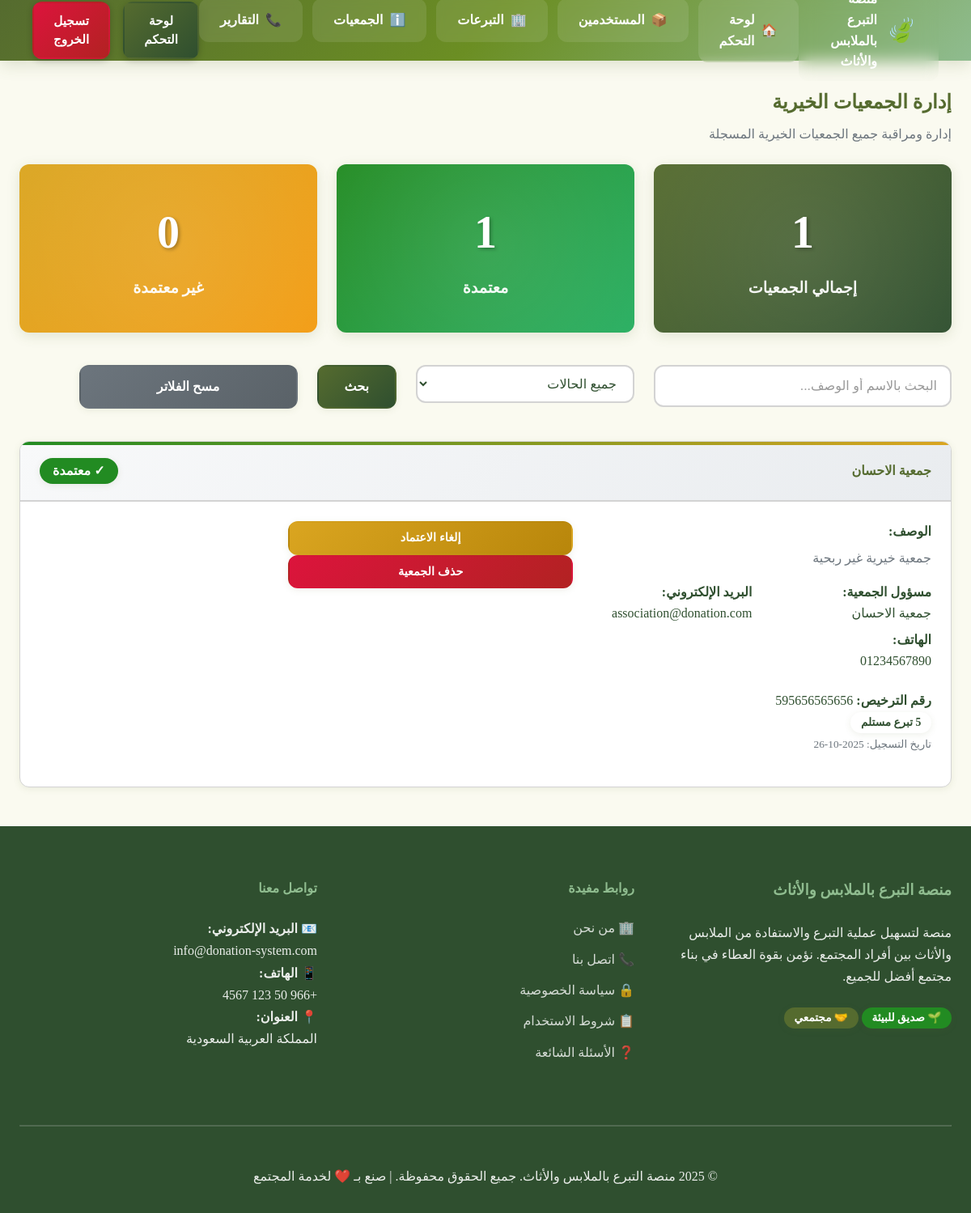
Page /admin-charities.php (signed in) on the committed database.
### tables this page shows
CREATE TABLE `charities` (
  `id` int NOT NULL,
  `user_id` int DEFAULT NULL,
  `charity_name` varchar(100) NOT NULL,
  `license_number` varchar(50) DEFAULT NULL,
  `description` text,
  `address` text,
  `phone` varchar(15) DEFAULT NULL,
  `email` varchar(100) DEFAULT NULL,
  `website` varchar(100) DEFAULT NULL,
  `logo` varchar(255) DEFAULT NULL,
  `verified` tinyint(1) DEFAULT '0',
  `created_at` timestamp NULL DEFAULT CURRENT_TIMESTAMP
);

CREATE TABLE `users` (
  `id` int NOT NULL,
  `username` varchar(50) NOT NULL,
  `email` varchar(100) NOT NULL,
  `password` varchar(255) NOT NULL,
  `full_name` varchar(100) NOT NULL,
  `phone` varchar(15) DEFAULT NULL,
  `address` text,
  `user_type` enum('donor','beneficiary','charity','admin') NOT NULL,
  `status` enum('active','inactive','pending') DEFAULT 'active',
  `created_at` timestamp NULL DEFAULT CURRENT_TIMESTAMP,
  `updated_at` timestamp NULL DEFAULT CURRENT_TIMESTAMP ON UPDATE CURRENT_TIMESTAMP
);

### config.php (called while the page is built, shortened)
<?php
class Database {
    private static $instance = null;
    private $connection;
    private function __construct() {
        try {
            $dsn = "mysql:host=" . DB_HOST . ";dbname=" . DB_NAME . ";charset=" . DB_CHARSET;
            $this->connection = new PDO($dsn, DB_USER, DB_PASS, [
                PDO::ATTR_ERRMODE => PDO::ERRMODE_EXCEPTION,
                PDO::ATTR_DEFAULT_FETCH_MODE => PDO::FETCH_ASSOC,
                PDO::ATTR_EMULATE_PREPARES => false
            ]);
        } catch (PDOException $e) {
            die("فشل الاتصال بقاعدة البيانات: " . $e->getMessage());
        }
    }
    public static function getInstance() {
        if (self::$instance === null) {
            self::$instance = new self();
        }
        return self::$instance;
    }
    public function prepare($sql) {
        return $this->connection->prepare($sql);
    }
}
function escape($string) {
    return htmlspecialchars($string, ENT_QUOTES, 'UTF-8');
}
?>

### admin-charities.php (the view, shortened to what this page needs)
<?php
require_once 'config.php';
$db = Database::getInstance();
$search = $_GET['search'] ?? '';
$page = max(1, (int)($_GET['page'] ?? 1));
$limit = 15;
$offset = ($page - 1) * $limit;
$whereConditions = [];
$params = [];
$whereClause = !empty($whereConditions) ? 'WHERE ' . implode(' AND ', $whereConditions) : '';
$sql = "
    SELECT c.*, u.full_name, u.email, u.phone, u.created_at as user_created_at,
           (SELECT COUNT(*) FROM donations WHERE charity_id = c.id) as donations_count
    FROM charities c
    JOIN users u ON c.user_id = u.id
    $whereClause
    ORDER BY c.created_at DESC
    LIMIT $limit OFFSET $offset
";
$stmt = $db->prepare($sql);
$stmt->execute($params);
$charities = $stmt->fetchAll();
$statsStmt = $db->prepare("
    SELECT
        COUNT(*) as total_charities,
        COUNT(CASE WHEN verified = 1 THEN 1 END) as verified_charities,
        COUNT(CASE WHEN verified = 0 THEN 1 END) as unverified_charities
    FROM charities
");
$statsStmt->execute();
$stats = $statsStmt->fetch();
?>
<?php require_once 'includes/header.php'; ?>
    <section class="admin-charities" style="padding: 2rem 0; min-height: 70vh;">
        <div class="container">
            <div class="page-header mb-4">
                <h1 style="color: var(--primary-color); margin-bottom: 0.5rem;">إدارة الجمعيات الخيرية</h1>
                <p class="text-muted">إدارة ومراقبة جميع الجمعيات الخيرية المسجلة</p>
            </div>
            <div class="stats-grid mb-4">
                <div class="row">
                    <div class="col-4 col-sm-12 mb-3">
                        <div class="stats-card">
                            <div class="stats-number"><?php echo $stats['total_charities']; ?></div>
                            <div class="stats-label">إجمالي الجمعيات</div>
                        </div>
                    </div>
                    <div class="col-4 col-sm-12 mb-3">
                        <div class="stats-card" style="background: linear-gradient(135deg, var(--success-color), #27ae60);">
                            <div class="stats-number"><?php echo $stats['verified_charities']; ?></div>
                            <div class="stats-label">معتمدة</div>
                        </div>
                    </div>
                    <div class="col-4 col-sm-12 mb-3">
                        <div class="stats-card" style="background: linear-gradient(135deg, var(--warning-color), #f39c12);">
                            <div class="stats-number"><?php echo $stats['unverified_charities']; ?></div>
                            <div class="stats-label">غير معتمدة</div>
                        </div>
                    </div>
                </div>
            </div>
            <div class="search-filters mb-4">
                <form method="GET" class="row">
                    <div class="col-4 col-sm-12 mb-3">
                        <input type="text" name="search" class="form-control"
                               placeholder="البحث بالاسم أو الوصف..."
                               value="<?php echo escape($search); ?>">
                    </div>
                    <div class="col-3 col-sm-12 mb-3">
                        <select name="verified" class="form-control form-select">
                            <option value="">جميع الحالات</option>
                        </select>
                    </div>
                    <div class="col-2 col-sm-12 mb-3">
                        <button type="submit" class="btn btn-primary w-100">بحث</button>
                    </div>
                    <div class="col-3 col-sm-12 mb-3">
                        <a href="admin-charities.php" class="btn btn-secondary w-100">مسح الفلاتر</a>
                    </div>
                </form>
            </div>
            <?php if (!empty($charities)): ?>
                <div class="charities-list">
                    <?php foreach ($charities as $charity): ?>
                        <div class="card charity-card mb-3">
                            <div class="card-header d-flex justify-content-between align-items-center">
                                <h4 class="mb-0"><?php echo escape($charity['charity_name']); ?></h4>
                                <?php if ($charity['verified']): ?>
                                    <span class="badge badge-success" style="font-size: 1rem; padding: 0.5rem 1rem;">
                                        ✓ معتمدة
                                    </span>
                                <?php else: ?>
                                    <span class="badge badge-warning" style="font-size: 1rem; padding: 0.5rem 1rem;">
                                        ⏳ غير معتمدة
                                    </span>
                                <?php endif; ?>
                            </div>
                            <div class="card-body">
                                <div class="row">
                                    <div class="col-8 col-sm-12 mb-3">
                                        <p class="mb-2"><strong>الوصف:</strong></p>
                                        <p class="text-muted mb-3"><?php echo escape($charity['description']); ?></p>
                                        <div class="charity-info mb-3">
                                            <div class="row">
                                                <div class="col-6 col-sm-12 mb-2">
                                                    <strong>مسؤول الجمعية:</strong><br>
                                                    <?php echo escape($charity['full_name']); ?>
                                                </div>
                                                <div class="col-6 col-sm-12 mb-2">
                                                    <strong>البريد الإلكتروني:</strong><br>
                                                    <?php echo escape($charity['email']); ?>
                                                </div>
                                                <div class="col-6 col-sm-12 mb-2">
                                                    <strong>الهاتف:</strong><br>
                                                    <?php echo escape($charity['phone']); ?>
                                                </div>
                                            </div>
                                        </div>
                                        <?php if (!empty($charity['license_number'])): ?>
                                            <p><strong>رقم الترخيص:</strong> <?php echo escape($charity['license_number']); ?></p>
                                        <?php endif; ?>
                                        <div class="charity-stats">
                                            <span class="badge badge-info">
                                                <?php echo $charity['donations_count']; ?> تبرع مستلم
                                            </span>
                                        </div>
                                        <small class="text-muted">
                                            تاريخ التسجيل: <?php echo date('Y-m-d', strtotime($charity['user_created_at'])); ?>
                                        </small>
                                    </div>
                                    <div class="col-4 col-sm-12 text-center">
                                        <div class="charity-actions">
                                            <?php if ($charity['verified']): ?>
                                                <form method="POST" style="display: inline; margin-bottom: 1rem;">
                                                    <button type="submit" name="action" value="unverify"
                                                            class="btn btn-warning btn-sm w-100"
                                                            onclick="return confirm('إلغاء اعتماد هذه الجمعية؟')">
                                                        إلغاء الاعتماد
                                                    </button>
                                                </form>
                                            <?php endif; ?>
                                            <form method="POST" style="display: inline;">
                                                <button type="submit" name="action" value="delete"
                                                        class="btn btn-danger btn-sm w-100"
                                                        onclick="return confirm('حذف هذه الجمعية نهائياً؟ هذا الإجراء لا يمكن التراجع عنه.')">
                                                    حذف الجمعية
                                                </button>
                                            </form>
                                        </div>
                                    </div>
                                </div>
                            </div>
                        </div>
                    <?php endforeach; ?>
                </div>
            <?php endif; ?>
        </div>
    </section>
<?php require_once 'includes/footer.php'; ?>

### style.css (style rules this page uses)
:root { --primary-color: #556b2f; --secondary-color: #8fbc8f; --success-color: #228b22; --warning-color: #daa520; --danger-color: #dc143c; --info-color: #6b8e23; --light-color: #f5f5dc; --dark-color: #2f4f2f; --text-color: #2f4f2f; --border-color: #d3d3d3; --background-color: #fafaf0; --sidebar-width: 280px; --header-height: 75px; --transition: all 0.3s cubic-bezier(0.4, 0, 0.2, 1); --shadow-sm: 0 2px 8px rgba(85,107,47,0.1); --shadow-md: 0 4px 16px rgba(85,107,47,0.15); --shadow-lg: 0 8px 32px rgba(85,107,47,0.2); --radius: 12px; }
* { margin: 0; padding: 0; box-sizing: border-box; }
body { font-size: 16px; line-height: 1.6; color: var(--text-color); background-color: var(--background-color); direction: rtl; text-align: right; }
.container { width: 100%; max-width: 1400px; margin: 0 auto; padding: 0 1.5rem; }
.row { display: flex; flex-wrap: wrap; margin: 0 -0.75rem; }
[class*="col-"] { padding: 0 0.75rem; }
.col-3 { flex: 0 0 25%; max-width: 25%; }
.col-4 { flex: 0 0 33.333333%; max-width: 33.333333%; }
.col-6 { flex: 0 0 50%; max-width: 50%; }
.card { background: white; border-radius: var(--radius); box-shadow: var(--shadow-sm); overflow: hidden; transition: var(--transition); border: 1px solid var(--border-color); }
.card-header { padding: 1.25rem 1.5rem; background: linear-gradient(135deg, #f8f9fa, #e9ecef); border-bottom: 2px solid var(--border-color); font-weight: 700; color: var(--primary-color); display: flex; align-items: center; justify-content: space-between; }
.card-body { padding: 1.5rem; }
.stats-card { background: linear-gradient(135deg, var(--primary-color), var(--dark-color)); color: white; padding: 2.5rem; border-radius: var(--radius); text-align: center; box-shadow: var(--shadow-md); transition: var(--transition); border: none; position: relative; overflow: hidden; }
.stats-card::before { content: ""; position: absolute; top: -50%; right: -50%; width: 200%; height: 200%; background: radial-gradient(circle, rgba(255,255,255,0.1) 0%, transparent 70%); transition: var(--transition); }
.stats-number { font-size: 3.5rem; font-weight: 900; margin-bottom: 0.5rem; position: relative; z-index: 1; text-shadow: 2px 2px 4px rgba(0,0,0,0.3); }
.stats-label { font-size: 1.2rem; opacity: 0.95; font-weight: 600; position: relative; z-index: 1; }
.btn { display: inline-flex; align-items: center; justify-content: center; gap: 0.5rem; padding: 0.8rem 2rem; font-size: 1rem; font-weight: 600; text-align: center; text-decoration: none; border: 2px solid transparent; border-radius: var(--radius); cursor: pointer; transition: var(--transition); line-height: 1.5; box-shadow: var(--shadow-sm); }
.btn-primary { background: linear-gradient(135deg, var(--primary-color), var(--dark-color)); color: white; }
.btn-danger { background: linear-gradient(135deg, var(--danger-color), #b22222); color: white; }
.btn-warning { background: linear-gradient(135deg, var(--warning-color), #b8860b); color: white; }
.btn-sm { padding: 0.5rem 1.25rem; font-size: 0.9rem; }
.badge { display: inline-flex; align-items: center; padding: 0.4rem 0.8rem; font-size: 0.85rem; font-weight: 700; line-height: 1; text-align: center; white-space: nowrap; border-radius: 25px; box-shadow: var(--shadow-sm); }
.badge-success { background: var(--success-color); color: white; }
.text-center { text-align: center; }
.text-muted { color: #6c757d; }
.mb-2 { margin-bottom: 0.5rem; }
.mb-3 { margin-bottom: 1rem; }
.mb-4 { margin-bottom: 1.5rem; }
.d-flex { display: flex; }
.justify-content-between { justify-content: space-between; }
.align-items-center { align-items: center; }
.w-100 { width: 100%; }
.btn-secondary { background: linear-gradient(135deg, #6c757d, #5a6268); color: white; }
.charity-card { height: 100%; position: relative; transition: var(--transition); }
.charity-card::before { content: ""; position: absolute; top: 0; left: 0; width: 100%; height: 4px; background: linear-gradient(90deg, var(--success-color), var(--warning-color)); }
.form-control, .form-select { width: 100%; padding: 0.75rem 1rem; font-size: 1rem; line-height: 1.5; color: var(--text-color); background-color: white; border: 2px solid var(--border-color); border-radius: var(--radius); transition: var(--transition); }
.form-control::placeholder { color: #999; }

### rows in the picture
charities: charity_name "جمعية الاحسان", verified "✓ معتمدة", description "جمعية خيرية غير ربحية", user.full_name "جمعية الاحسان", user.email "association@donation.com", user.phone "01234567890", license_number "595656565656", donations_count "5", user.created_at "2025-10-26"

### other values in the picture
$item['label'] "لوحة التحكم"
$item['label'] "المستخدمين"
$item['label'] "التبرعات"
$item['label'] "الجمعيات"
$item['label'] "التقارير"
$stats['total_charities'] "1"
$stats['verified_charities'] "1"
$stats['unverified_charities'] "0"
SITE_NAME "منصة التبرع بالملابس والأثاث"
